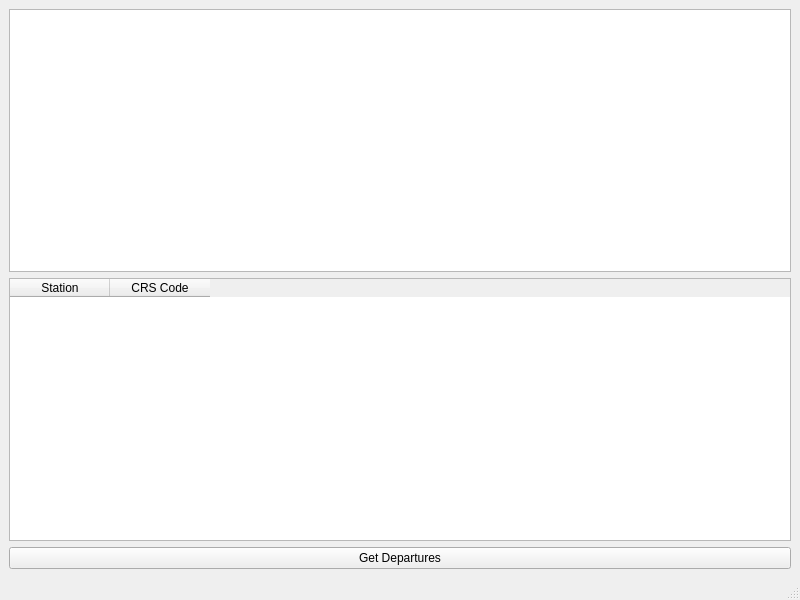
<?xml version="1.0" encoding="UTF-8"?>
<ui version="4.0">
 <class>MainWindow</class>
 <widget class="QMainWindow" name="MainWindow">
  <property name="geometry">
   <rect>
    <x>0</x>
    <y>0</y>
    <width>800</width>
    <height>600</height>
   </rect>
  </property>
  <property name="windowTitle">
   <string>MainWindow</string>
  </property>
  <widget class="QWidget" name="centralwidget">
   <layout class="QVBoxLayout" name="verticalLayout">
    <item>
     <widget class="QListWidget" name="stationList"/>
    </item>
    <item>
     <widget class="QTableWidget" name="stationTable">
      <column>
       <property name="text">
        <string>Station</string>
       </property>
      </column>
      <column>
       <property name="text">
        <string>CRS Code</string>
       </property>
      </column>
     </widget>
    </item>
    <item>
     <widget class="QPushButton" name="fetchButton">
      <property name="text">
       <string>Get Departures</string>
      </property>
     </widget>
    </item>
   </layout>
  </widget>
  <widget class="QMenuBar" name="menubar">
   <property name="geometry">
    <rect>
     <x>0</x>
     <y>0</y>
     <width>800</width>
     <height>24</height>
    </rect>
   </property>
  </widget>
  <widget class="QStatusBar" name="statusbar"/>
 </widget>
 <resources/>
 <connections/>
</ui>
